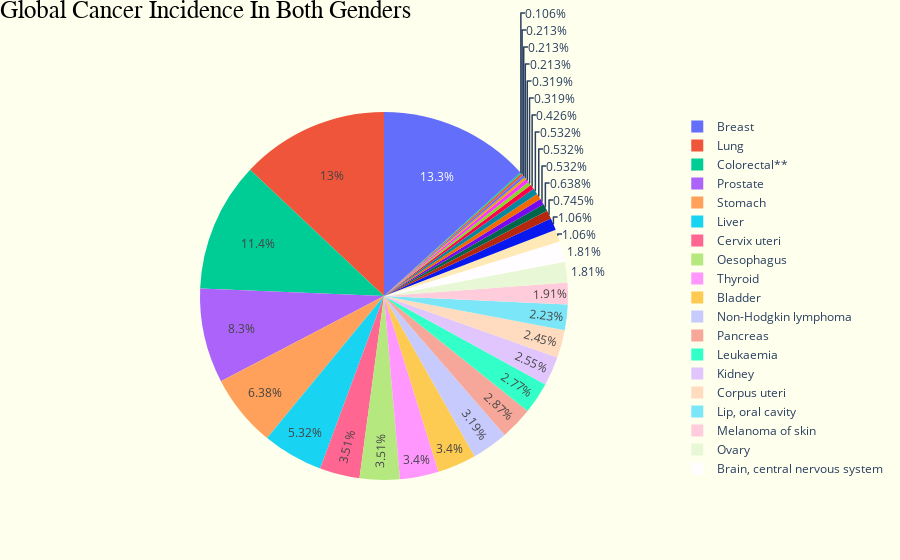

This figure's notebook cell:
### Code cell
img = px.pie(names=all_cancer['Cancer'],
            values=all_cancer['% of all cancers'])
img.update_layout(paper_bgcolor='rgb(255,255,237)',
                 plot_bgcolor='rgb(255,255,102)',
                 title={'font':{
                             'family':'Calib',
                             'size':25,
                             'color': 'Black',
                         },'text':'Global Cancer Incidence In Both Genders',
                        'x':0,'y':1})

img.show()

### Figure 1 — Plotly figure (JSON) as saved in the notebook; plotly's stock layout.template omitted (floating-point values rounded to 4 significant figures)
{"data": [{"domain": {"x": [0, 1], "y": [0, 1]}, "hovertemplate": "label=%{label}<br>value=%{value}<extra></extra>", "labels": ["Breast", "Lung", "Colorectal**", "Prostate", "Stomach", "Liver", "Cervix uteri", "Oesophagus", "Thyroid", "Bladder", "Non-Hodgkin lymphoma", "Pancreas", "Leukaemia", "Kidney", "Corpus uteri", "Lip, oral cavity", "Melanoma of skin", "Ovary", "Brain, central nervous system", "Larynx", "Multiple myeloma", "Nasopharynx", "Gallbladder", "Oropharynx", "Hypopharynx", "Hodgkin lymphoma", "Testis", "Salivary glands", "Vulva", "Penis", "Kaposi sarcoma", "Mesothelioma", "Vagina"], "legendgroup": "", "name": "", "showlegend": true, "type": "pie", "values": [12.5, 12.2, 10.7, 7.8, 6, 5, 3.3, 3.3, 3.2, 3.2, 3, 2.7, 2.6, 2.4, 2.3, 2.1, 1.8, 1.7, 1.7, 1, 1, 0.7, 0.6, 0.5, 0.5, 0.5, 0.4, 0.3, 0.3, 0.2, 0.2, 0.2, 0.1]}], "layout": {"legend": {"tracegroupgap": 0}, "margin": {"t": 60}, "paper_bgcolor": "rgb(255,255,237)", "plot_bgcolor": "rgb(255,255,102)", "title": {"font": {"color": "Black", "family": "Calib", "size": 25}, "text": "Global Cancer Incidence In Both Genders", "x": 0, "y": 1}}}
